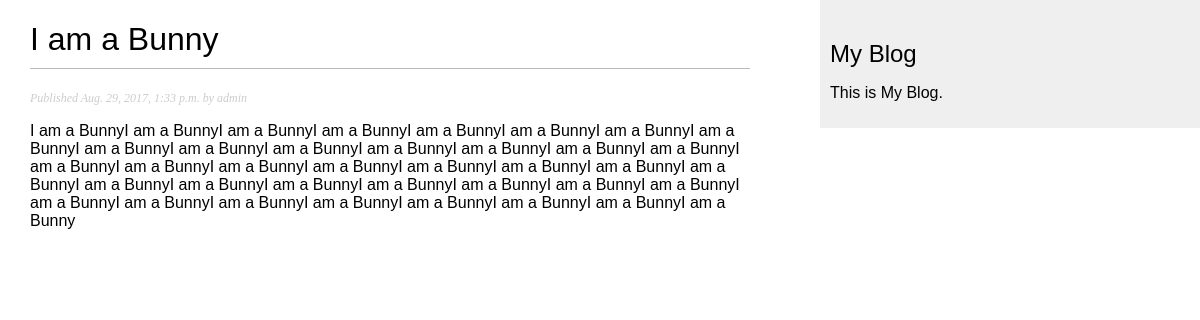
Screenshot of /blog/2017/08/29/I-AM-A-BUNNY/ with the database file from the repository.
### blog/models.py (models this page shows, shortened)
class Post(models.Model):
    STATUS_CHOICES = (
        ('draft', 'Draft'),
        ('published', 'Published'),
    )
    title = models.CharField(max_length=250)
    slug = models.SlugField(max_length=250,
                            unique_for_date='publish')
    author = models.ForeignKey(User,
                               related_name='blog_posts')
    body = models.TextField()
    publish = models.DateTimeField(default=timezone.now)
    created = models.DateTimeField(auto_now_add=True)
    updated = models.DateTimeField(auto_now=True)
    status = models.CharField(max_length=10,
                              choices=STATUS_CHOICES,
                              default='draft')
    objects = models.Manager()
    published = PublishedManager()
    class Meta:
        ordering = ('-publish',)

### blog/views.py (the view)
def post_detail(request, year, month, day, post):
    post = get_object_or_404(Post, slug=post,
                                   status='published',
                                   publish__year=year,
                                   publish__month=month,
                                   publish__day=day)
    return render(request,
                  'blog/post/detail.html',
                  {'post': post})

### blog/templates/blog/post/detail.html (shortened to what this page needs)
{% extends "blog/base.html" %}
{% block content %}
 <h1>{{ post.title }}</h1>
 <p class="date">
   Published {{ post.publish }} by {{ post.author }}
 </p>
 {{ post.body|linebreaks }}
{% endblock %}

### blog/static/css/blog.css (style rules this page uses)
body { margin:0; padding:0; font-family:helvetica, sans-serif; }
h1 { font-weight:normal; border-bottom:1px solid #bbb; padding:0 0 10px 0; }
p.date { color:#ccc; font-family: georgia, serif; font-size: 12px; font-style: italic; }

### rows the page displays
Post: title "I am a Bunny", publish "Aug. 29, 2017, 1:33 p.m.", author "admin", body "I am a BunnyI am a BunnyI am a BunnyI am a BunnyI am a BunnyI am a BunnyI am a BunnyI am a BunnyI am a BunnyI am a BunnyI am a BunnyI am a BunnyI am a BunnyI am a BunnyI am a BunnyI am a BunnyI am a BunnyI am a BunnyI am a BunnyI am a BunnyI am a BunnyI am a BunnyI am a BunnyI am a BunnyI am a BunnyI am a BunnyI am a BunnyI am a BunnyI am a BunnyI am a BunnyI am a BunnyI am a BunnyI am a BunnyI am a BunnyI am a BunnyI am a BunnyI am a BunnyI am a Bunny"
